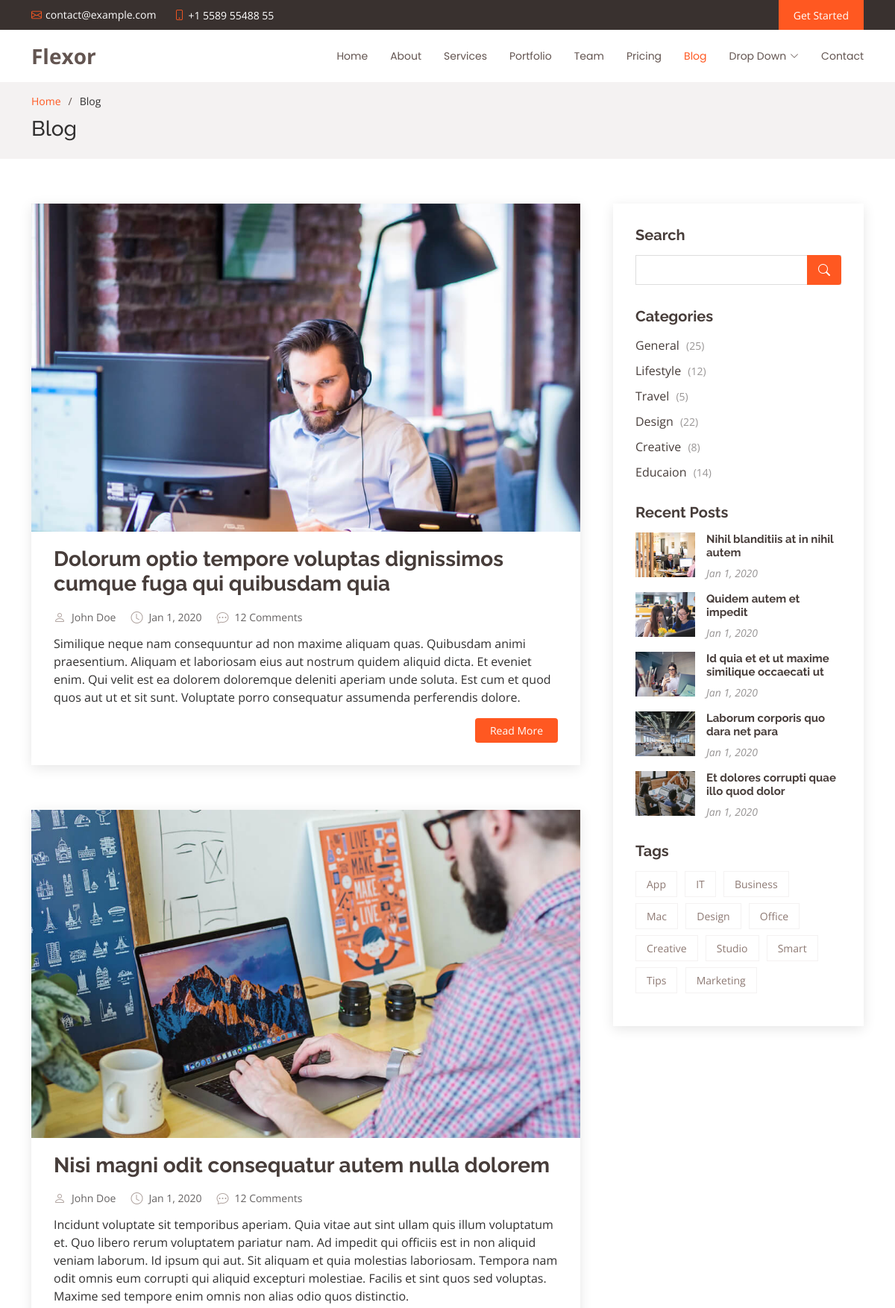
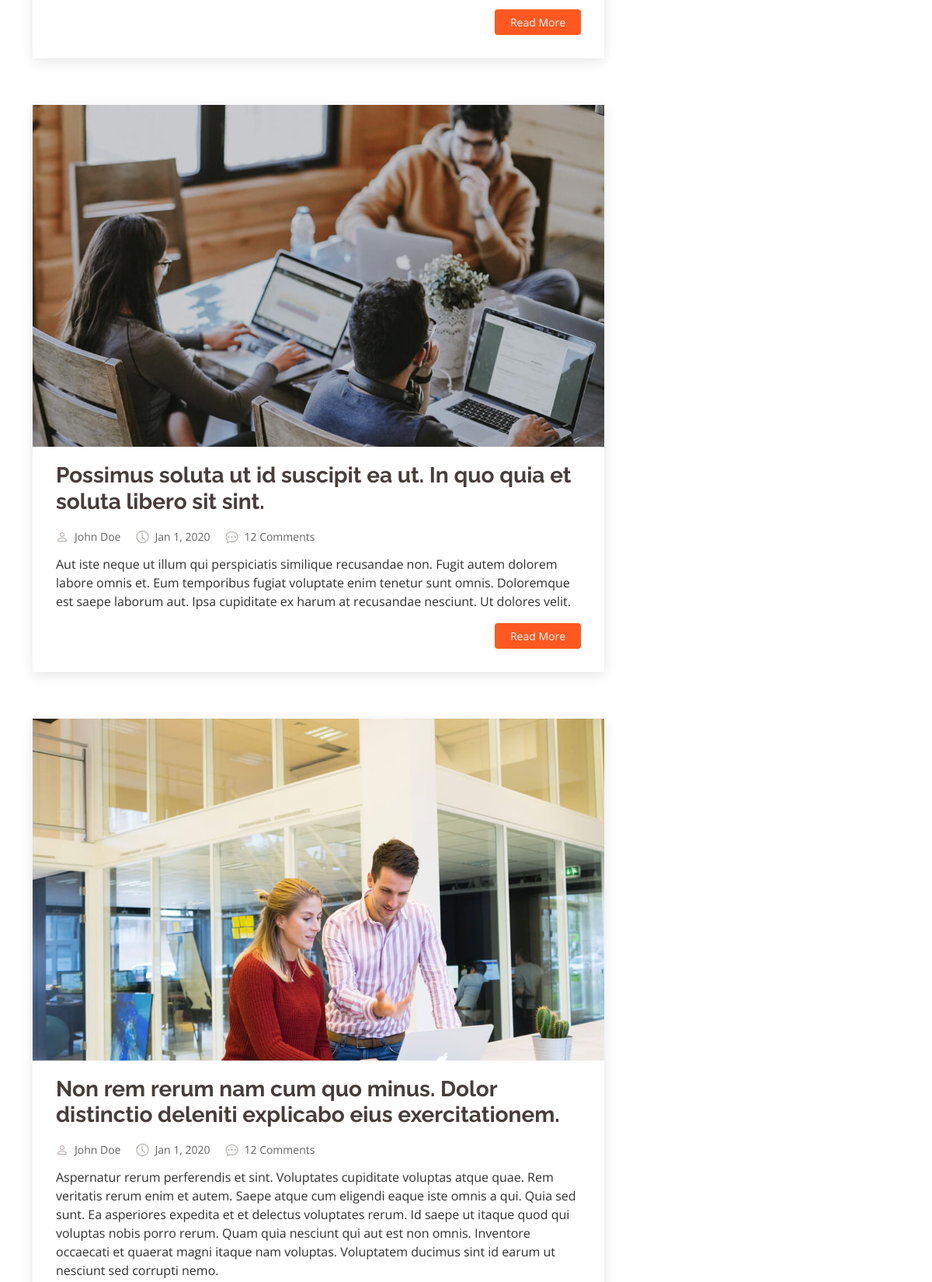
Screenshot of /blog/ (upper part) with the database file from the repository (2 pictures, top to bottom).
### blog/models.py (models this page shows, shortened)
class Blog(models.Model):
    title = models.CharField(max_length=200)
    text = models.TextField()
    image = models.ImageField(upload_to="images/blog")

### blog/views.py (the view)
# urls.py: path("blog/", blog),
def blog(request):
    data = {
        "blogs": Blog.objects.all()
    }
    return render(request, "blog.html", data)

### template/blog.html (shortened to what this page needs)
<!DOCTYPE html>
<html lang="en">
{% load static %}
<head>
  <link href="{% static 'vendor/aos/aos.css' %}" rel="stylesheet">
  <link href="{% static 'vendor/bootstrap/css/bootstrap.min.css' %}" rel="stylesheet">
  <link href="{% static 'vendor/bootstrap-icons/bootstrap-icons.css' %}" rel="stylesheet">
  <link href="{static 'vendor/boxicons/css/boxicons.min.css' %}" rel="stylesheet">
  <link href="{% static 'vendor/glightbox/css/glightbox.min.css' %}" rel="stylesheet">
  <link href="{% static 'vendor/swiper/swiper-bundle.min.css' %}" rel="stylesheet">
  <link href="{% static 'css/style.css/' %}" rel="stylesheet">
</head>
<body style="overflow-x: hidden;">
  <section id="topbar" class="d-flex align-items-center">
    <div class="container d-flex justify-content-center justify-content-md-between">
      <div class="contact-info d-flex align-items-center">
        <i class="bi bi-envelope d-flex align-items-center"><a href="mailto:contact@example.com">contact@example.com</a></i>
        <i class="bi bi-phone d-flex align-items-center ms-4"><span>+1 5589 55488 55</span></i>
      </div>
      <div class="cta d-none d-md-flex align-items-center">
        <a href="#about" class="scrollto">Get Started</a>
      </div>
    </div>
  </section>
  <header id="header" class="d-flex align-items-center">
    <div class="container d-flex align-items-center justify-content-between">
      <div class="logo">
        <h1><a href="index.html">Flexor</a></h1>
      </div>
      <nav id="navbar" class="navbar">
        <ul>
          <li><a class="nav-link scrollto " href="/">Home</a></li>
          <li><a class="nav-link scrollto" href="/#about">About</a></li>
          <li><a class="nav-link scrollto" href="/#services">Services</a></li>
          <li><a class="nav-link scrollto " href="/#portfolio">Portfolio</a></li>
          <li><a class="nav-link scrollto" href="/#team">Team</a></li>
          <li><a class="nav-link scrollto" href="/#pricing">Pricing</a></li>
          <li><a class="active" href="blog.html">Blog</a></li>
          <li class="dropdown"><a href="#"><span>Drop Down</span> <i class="bi bi-chevron-down"></i></a>
          </li>
          <li><a class="nav-link scrollto" href="#contact">Contact</a></li>
        </ul>
      </nav>
    </div>
  </header>
  <main id="main">
    <section id="breadcrumbs" class="breadcrumbs">
      <div class="container">
        <ol>
          <li><a href="/">Home</a></li>
          <li>Blog</li>
        </ol>
        <h2>Blog</h2>
      </div>
    </section>
    <section id="blog" class="blog">
      <div class="container" data-aos="fade-up">
        <div class="row">
          <div class="col-lg-8 entries">
            {% for blog in blogs %}
            <article class="entry">
              <div class="entry-img">
                <img src="{{blog.image.url}}" alt="" class="img-fluid">
              </div>
              <h2 class="entry-title">
                <a href="blog-single.html">{{blog.title}}</a>
              </h2>
              <div class="entry-meta">
                <ul>
                  <li class="d-flex align-items-center"><i class="bi bi-person"></i> <a href="blog-single.html">John Doe</a></li>
                  <li class="d-flex align-items-center"><i class="bi bi-clock"></i> <a href="blog-single.html"><time datetime="2020-01-01">Jan 1, 2020</time></a></li>
                  <li class="d-flex align-items-center"><i class="bi bi-chat-dots"></i> <a href="blog-single.html">12 Comments</a></li>
                </ul>
              </div>
              <div class="entry-content">
                <p>
                  {{blog.text}}
                </p>
                <div class="read-more">
                  <a href="/blog-single/{{blog.id}}/">Read More</a>
                </div>
              </div>
            </article>
            {% endfor %}
          </div>
          <div class="col-lg-4">
            <div class="sidebar">
              <h3 class="sidebar-title">Search</h3>
              <div class="sidebar-item search-form">
                <form action="">
                  <input type="text">
                  <button type="submit"><i class="bi bi-search"></i></button>
                </form>
              </div>
              <h3 class="sidebar-title">Categories</h3>
              <div class="sidebar-item categories">
                <ul>
                  <li><a href="#">General <span>(25)</span></a></li>
                  <li><a href="#">Lifestyle <span>(12)</span></a></li>
                  <li><a href="#">Travel <span>(5)</span></a></li>
                  <li><a href="#">Design <span>(22)</span></a></li>
                  <li><a href="#">Creative <span>(8)</span></a></li>
                  <li><a href="#">Educaion <span>(14)</span></a></li>
                </ul>
              </div>
              <h3 class="sidebar-title">Recent Posts</h3>
              <div class="sidebar-item recent-posts">
                <div class="post-item clearfix">
                  <img src="assets/img/blog/blog-recent-1.jpg" alt="">
                  <h4><a href="blog-single.html">Nihil blanditiis at in nihil autem</a></h4>
                  <time datetime="2020-01-01">Jan 1, 2020</time>
                </div>
                <div class="post-item clearfix">
                  <img src="assets/img/blog/blog-recent-2.jpg" alt="">
                  <h4><a href="blog-single.html">Quidem autem et impedit</a></h4>
                  <time datetime="2020-01-01">Jan 1, 2020</time>
                </div>
                <div class="post-item clearfix">
                  <img src="assets/img/blog/blog-recent-3.jpg" alt="">
                  <h4><a href="blog-single.html">Id quia et et ut maxime similique occaecati ut</a></h4>
                  <time datetime="2020-01-01">Jan 1, 2020</time>
                </div>
                <div class="post-item clearfix">
                  <img src="assets/img/blog/blog-recent-4.jpg" alt="">
                  <h4><a href="blog-single.html">Laborum corporis quo dara net para</a></h4>
                  <time datetime="2020-01-01">Jan 1, 2020</time>
                </div>
                <div class="post-item clearfix">
                  <img src="assets/img/blog/blog-recent-5.jpg" alt="">
                  <h4><a href="blog-single.html">Et dolores corrupti quae illo quod dolor</a></h4>
                  <time datetime="2020-01-01">Jan 1, 2020</time>
                </div>
              </div>
              <h3 class="sidebar-title">Tags</h3>
              <div class="sidebar-item tags">
                <ul>
                  <li><a href="#">App</a></li>
                  <li><a href="#">IT</a></li>
                  <li><a href="#">Business</a></li>
                  <li><a href="#">Mac</a></li>
                  <li><a href="#">Design</a></li>
                  <li><a href="#">Office</a></li>
                  <li><a href="#">Creative</a></li>
                  <li><a href="#">Studio</a></li>
                  <li><a href="#">Smart</a></li>
                  <li><a href="#">Tips</a></li>
                  <li><a href="#">Marketing</a></li>
                </ul>
              </div>
            </div>
          </div>
        </div>
      </div>
    </section>
  </main>
</body>
</html>

### rows the page displays
Blog: image (picture), title "Dolorum optio tempore voluptas dignissimos cumque fuga qui quibusdam quia", text "Similique neque nam consequuntur ad non maxime aliquam quas. Quibusdam animi praesentium. Aliquam et laboriosam eius aut nostrum quidem aliquid dicta. Et eveniet enim. Qui velit est ea dolorem doloremque deleniti aperiam unde soluta. Est cum et quod quos aut ut et sit sunt. Voluptate porro consequatur assumenda perferendis dolore."
Blog: image (picture), title "Nisi magni odit consequatur autem nulla dolorem", text "Incidunt voluptate sit temporibus aperiam. Quia vitae aut sint ullam quis illum voluptatum et. Quo libero rerum voluptatem pariatur nam. Ad impedit qui officiis est in non aliquid veniam laborum. Id ipsum qui aut. Sit aliquam et quia molestias laboriosam. Tempora nam odit omnis eum corrupti qui aliquid excepturi molestiae. Facilis et sint quos sed voluptas. Maxime sed tempore enim omnis non alias odio quos distinctio."
Blog: image (picture), title "Possimus soluta ut id suscipit ea ut. In quo quia et soluta libero sit sint.", text "Aut iste neque ut illum qui perspiciatis similique recusandae non. Fugit autem dolorem labore omnis et. Eum temporibus fugiat voluptate enim tenetur sunt omnis. Doloremque est saepe laborum aut. Ipsa cupiditate ex harum at recusandae nesciunt. Ut dolores velit."
Blog: image (picture), title "Non rem rerum nam cum quo minus. Dolor distinctio deleniti explicabo eius exercitationem.", text "Aspernatur rerum perferendis et sint. Voluptates cupiditate voluptas atque quae. Rem veritatis rerum enim et autem. Saepe atque cum eligendi eaque iste omnis a qui. Quia sed sunt. Ea asperiores expedita et et delectus voluptates rerum. Id saepe ut itaque quod qui voluptas nobis porro rerum. Quam quia nesciunt qui aut est non omnis. Inventore occaecati et quaerat magni itaque nam voluptas. Voluptatem ducimus sint id earum ut nesciunt sed corrupti nemo."
